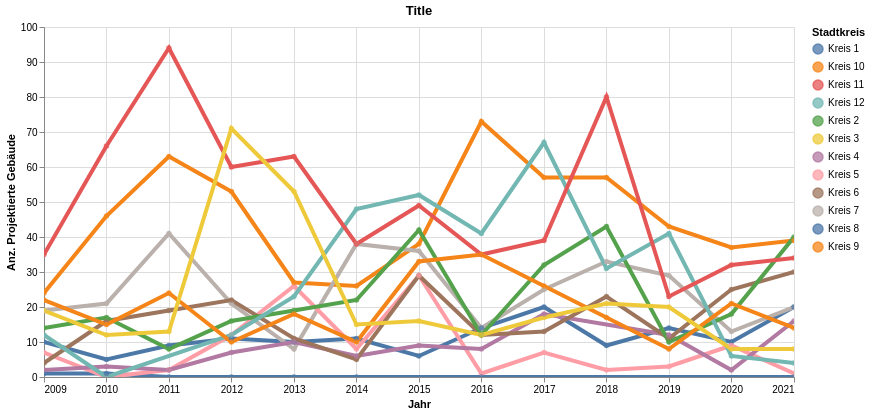

The code cell stored with this chart in its notebook:
### Code cell
highlight = alt.selection(type='single', on='mouseover',
                          fields=['KreisLang'], nearest=True)
#x='date:StichtagDatJahr',
base = alt.Chart(myAgg.reset_index(), title="Title").encode(
    x=alt.X('Jahr', axis=alt.Axis(title='Jahr'))# , axis=alt.Axis(format='%', title='percentage')
    , y=alt.X('sum_ProjAnzGbd', axis=alt.Axis(title='Anz. Projektierte Gebäude'))
    , color=alt.Color('KreisLang', legend=alt.Legend(title="Stadtkreis", orient="right"))  
    ,tooltip=['Jahr', 'KreisLang','sum_ProjAnzGbd', 'sum_ProjAnzWhg']    
)
points = base.mark_circle().encode(
    opacity=alt.value(0.75)
).add_selection(
    highlight
).properties(
    width=750 , height=350
)
lines = base.mark_line().encode(
    size=alt.condition(~highlight, alt.value(0.5), alt.value(4))
).interactive()

lines + points

### Figure 1 — Vega-Lite specification as saved in the notebook (floating-point values rounded to 4 significant figures; data arrays with more than 128 entries replaced by an {"elided": "..."} marker saying what was removed)
{"config": {"view": {"continuousWidth": 400, "continuousHeight": 300}}, "layer": [{"mark": "line", "encoding": {"color": {"type": "nominal", "field": "KreisLang", "legend": {"orient": "right", "title": "Stadtkreis"}}, "size": {"condition": {"value": 0.5, "selection": {"not": "selector003"}}, "value": 4}, "tooltip": [{"type": "temporal", "field": "Jahr"}, {"type": "nominal", "field": "KreisLang"}, {"type": "quantitative", "field": "sum_ProjAnzGbd"}, {"type": "quantitative", "field": "sum_ProjAnzWhg"}], "x": {"type": "temporal", "axis": {"title": "Jahr"}, "field": "Jahr"}, "y": {"type": "quantitative", "axis": {"title": "Anz. Projektierte Gebäude"}, "field": "sum_ProjAnzGbd"}}, "selection": {"selector004": {"type": "interval", "bind": "scales", "encodings": ["x", "y"]}}, "title": "Title"}, {"mark": "circle", "encoding": {"color": {"type": "nominal", "field": "KreisLang", "legend": {"orient": "right", "title": "Stadtkreis"}}, "opacity": {"value": 0.75}, "tooltip": [{"type": "temporal", "field": "Jahr"}, {"type": "nominal", "field": "KreisLang"}, {"type": "quantitative", "field": "sum_ProjAnzGbd"}, {"type": "quantitative", "field": "sum_ProjAnzWhg"}], "x": {"type": "temporal", "axis": {"title": "Jahr"}, "field": "Jahr"}, "y": {"type": "quantitative", "axis": {"title": "Anz. Projektierte Gebäude"}, "field": "sum_ProjAnzGbd"}}, "height": 350, "selection": {"selector003": {"type": "single", "on": "mouseover", "fields": ["KreisLang"], "nearest": true}}, "title": "Title", "width": 750}], "data": {"name": "data-74be306ef52a7d4226237348939fd23c"}, "$schema": "https://vega.github.io/schema/vega-lite/v4.8.1.json", "datasets": {"data-74be306ef52a7d4226237348939fd23c": {"elided": "149 records"}}}
